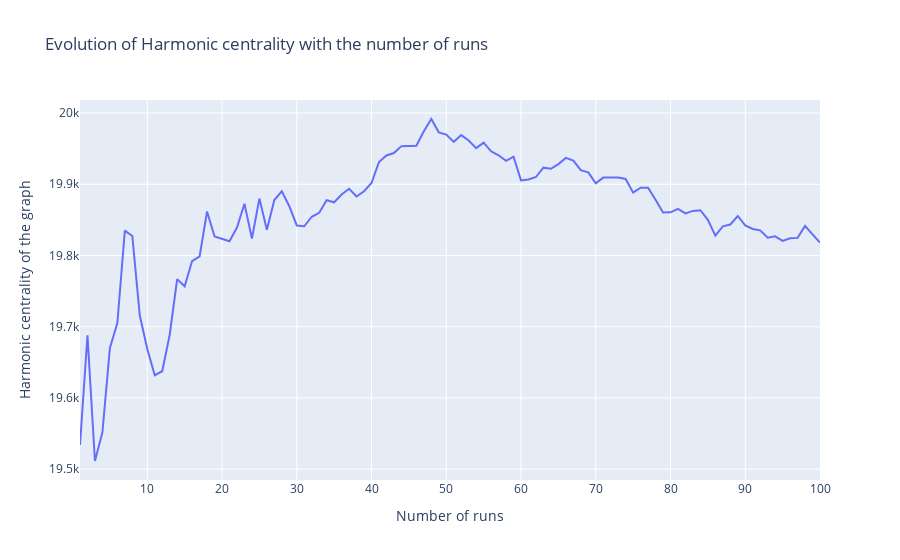

Here is the notebook cell this chart was saved with:
### Markdown cell above
### Harmonic centrality

### Code cell
HC = np.zeros(N)
for i in range(N):
    HC[i] = np.sum(sum_inv_d[i])/len(sum_d)
HC_mean = np.cumsum(HC)/(np.arange(N)+1)
fig = go.Figure(data=[go.Scatter(x=np.arange(N)+1,y=HC_mean, mode="lines")],
                layout={'xaxis_title':"Number of runs",
                 'yaxis_title':"Harmonic centrality of the graph",
                 'title':"Evolution of Harmonic centrality with the number of runs"})
fig
